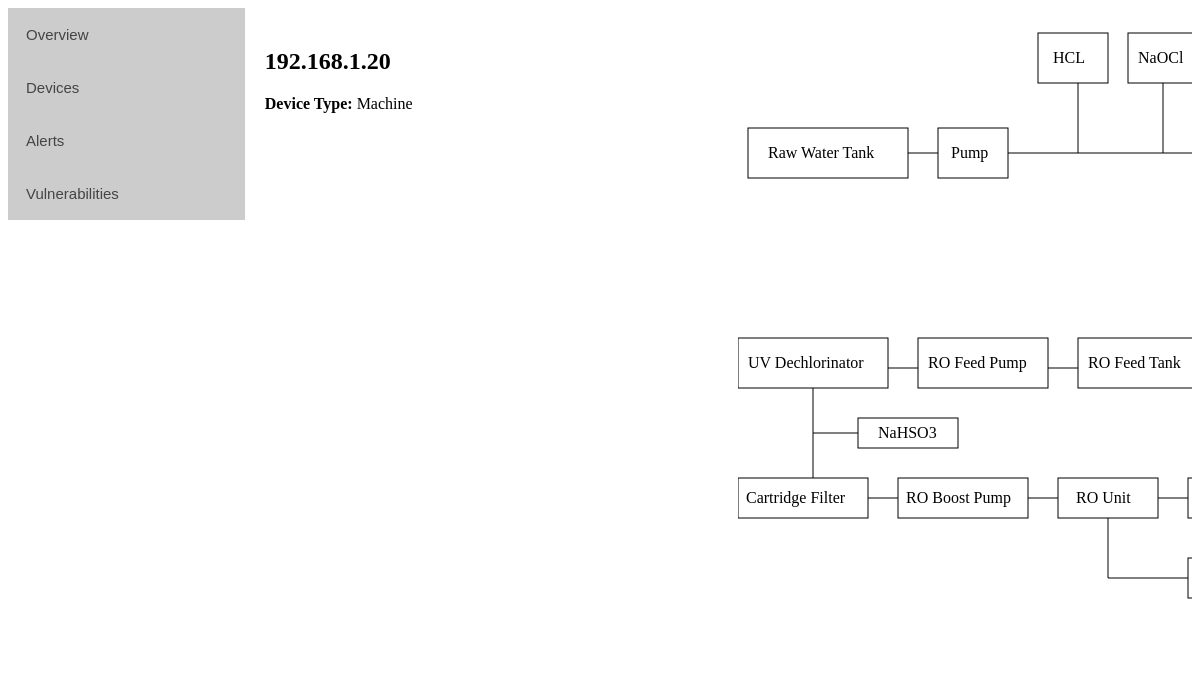
Page /dashboard/device/15/ on the earlier database version.
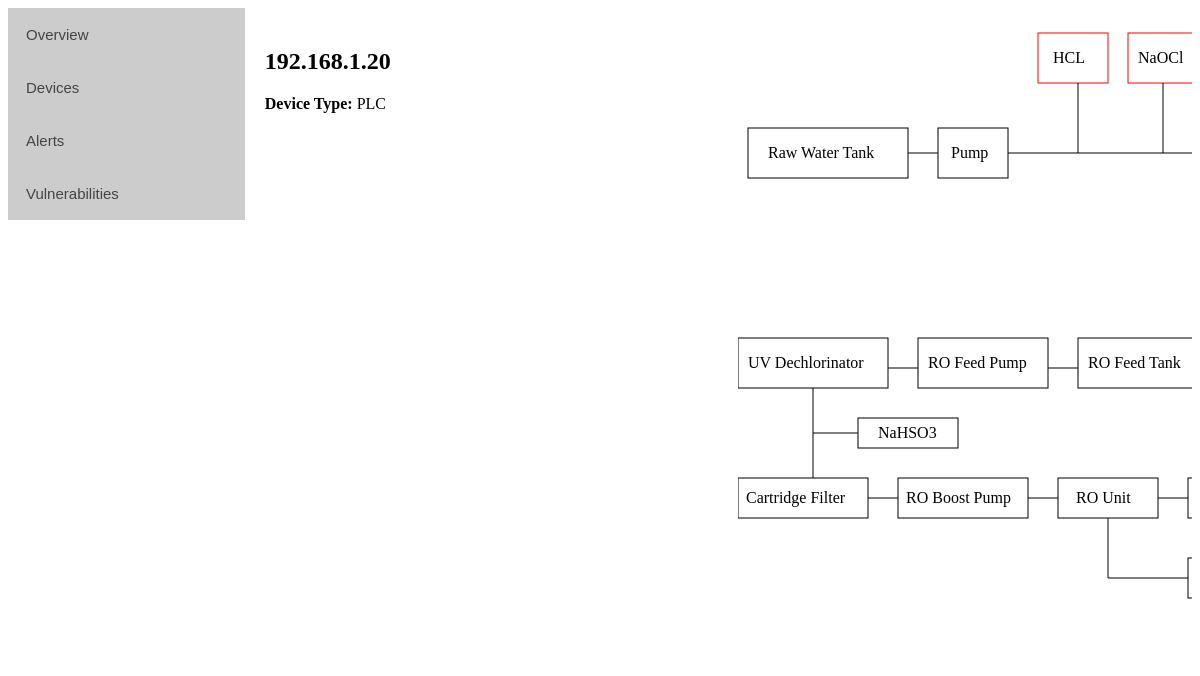
Same page on the later database version.
### Dashboard/models.py (models this page shows, shortened)
class Device(models.Model):
    ip_address = models.CharField(max_length=15)
    log_id = models.IntegerField()
    type = models.CharField(max_length=64, choices=device_types, default='Machine')
    description = models.CharField(max_length=150, blank=True)
    process = models.CharField(max_length=2, blank=True)

### Dashboard/views.py (the view)
# urls.py: path('device/<int:id>/', views.device, name="device"),
def device(request, id):
    selected_device = Device.objects.get(pk=id)
    return render(request, "Dashboard/device.html", {
     'source_model': Device.objects.all(),
     'selected_device': selected_device,
    })

### Dashboard/templates/Dashboard/device.html (shortened to what this page needs)
{% extends "Dashboard/base_generic.html" %}
{% load static %}
{% block styles %}
  <link rel="stylesheet" type="text/css" href="{% static 'Dashboard/main_styles.css' %}">
  <link rel="stylesheet" type="text/css" href="{% static 'Dashboard/device_styles.css' %}">
  <link rel="stylesheet" type="text/css" href="{% static 'Dashboard/device_grid.css' %}">
{% endblock %}
{% block main %}
  <div class="details">
    <h2>{{ selected_device.ip_address }}</h2>
    <b>Device Type: </b>{{ selected_device.type }}
  </div>
  <div class="diagram">
    <svg width=1000 height=600>
      <text x=30 y=130>Raw Water Tank</text>
      <text x=213 y=130>Pump</text>
      <text x=315 y=35>HCL</text>
      <text x=400 y=35>NaOCl</text>
      <text x=350 y=340>RO Feed Tank</text>
      <text x=190 y=340>RO Feed Pump</text>
      <text x=10 y=340>UV Dechlorinator</text>
      <text x=140 y=410>NaHSO3</text>
      <text x=8 y=475>Cartridge Filter</text>
      <text x=168 y=475>RO Boost Pump</text>
      <text x=338 y=475>RO Unit</text>
    </svg>
  </div>
{% endblock %}

### Dashboard/templates/Dashboard/base_generic.html (shortened to what this page needs)
{% load static %}
<html>
  <head>
    {% block styles %}{% endblock %}
  </head>
  <body>
    <div class="grid_container">
      <div class="navbar">
        <div class="overview-group">
          <button class="accordion">Overview</button>
        </div>
        <div class="devices-group">
          <button class="accordion">Devices</button>
        </div>
        <button class="accordion">Alerts</button>
        <button class="accordion">Vulnerabilities</button>
      </div>
      {% block main %}{% endblock %}
    </div>
  </body>
</html>

### Dashboard/static/Dashboard/main_styles.css (style rules this page uses)
.accordion { background-color: #ccc; color: #444; cursor: pointer; padding: 18px; width: 100%; border: none; text-align: left; outline: none; font-size: 15px; transition: 0.4s; }

### Dashboard/static/Dashboard/device_grid.css (style rules this page uses)
.grid_container { display: grid; grid-template-columns: 1fr 1fr 1fr 1fr 1fr; grid-template-rows: min-content 1fr; grid-template-areas: "nav sub1 sub1 sub2 sub2" "nav sub1 sub1 sub2 sub2"; }
.grid_container > div { background-color: rgba(255, 255, 255, 0.8); padding: 20px; }
.details { grid-area: sub1; }
.navbar { grid-area: nav; padding: 0; margin: 0; }
.diagram { grid-area: sub2; overflow: scroll; }
.grid_container > .navbar { padding: 0; }

Differences in the rows shown:
changed Device: type "Machine" → "PLC"
